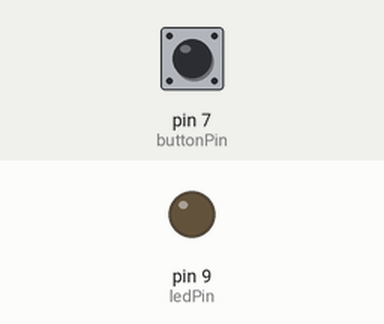
Recording of a sketch running on a simulated Arduino Mega 2560, built with avr-gcc and run on an emulated ATmega2560. On the bench: output pins drawn as LEDs (lit = HIGH). Dashed ring = blinking. Inputs (shaded band) come from the test bench; at power-on: pin 7 (buttonPin) LOW. EEPROM starts erased.

Above: at 1.2 s.
1.3 s: pin 7 (buttonPin) pulled HIGH for 1 s
At 3.0 s:
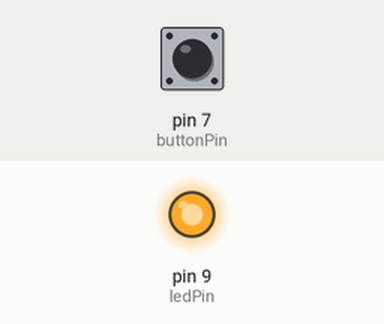
3.8 s: pin 7 (buttonPin) pulled HIGH for 0.15 s
At 4.3 s:
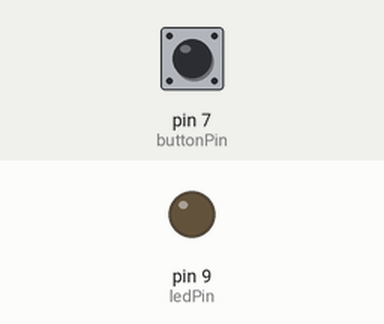
5.4 s: pin 7 (buttonPin) pulled HIGH for 3.2 s
At 5.5 s:
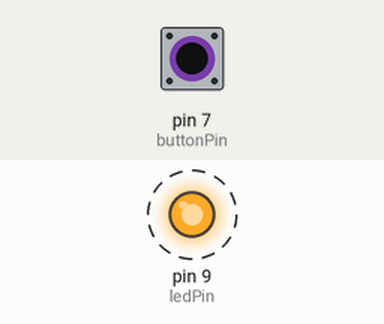
Timing chart, 0 to 9.9 s (numbered marks = the images above; inputs shaded):
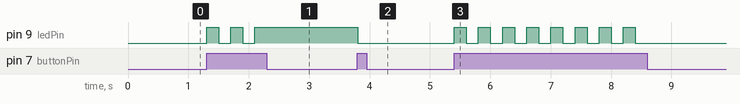

Measured:
- after the input at 1.3 s, pin 9 (ledPin): alternates HIGH for 0.20 s and LOW for 0.20 s, 5 changes in all, then stays HIGH, starting at once
- after the input at 3.8 s, pin 9 (ledPin): HIGH → LOW at once
- after the input at 5.4 s, pin 9 (ledPin): alternates HIGH for 0.20 s and LOW for 0.20 s, 16 changes in all, then stays LOW, starting at once

The sketch:

LED_with_EEPROM.ino.ino
```cpp
#include <EEPROM.h>
int buttonPin = 7;
int ledPin = 9;
int led_status;
int buttonState = 0;
byte buffmy[50];
int readDatamy = 0;

uint8_t EEPROMaddress = 1;

void setup(){
    pinMode(ledPin, OUTPUT);
    pinMode(buttonPin, INPUT);
    led_status = EEPROM.read(EEPROMaddress);
    Serial.begin(115200);
  Serial1.begin(115200);
}

void _light(){
  if(led_status == 1)
    _sw_on();
  else
    _sw_off();
}

void _switch(){
    buttonState = digitalRead(buttonPin);

    if (buttonState == HIGH){
         if (led_status == 1){
             led_status = 0;
             EEPROM.write(EEPROMaddress, led_status);
             _sw_off();
         }
         else{
             led_status = 1;
             EEPROM.write(EEPROMaddress, led_status);
             _sw_on();
         }
         delay(100);
    }
}

void _sw_on(){
  digitalWrite(ledPin, HIGH);
}

void _sw_off(){
  digitalWrite(ledPin, LOW);
}

void readmySerial() {
  delay(100);
  while (Serial1.available()) {
    buffmy[readDatamy++] = (byte)Serial1.read();
    if(readDatamy > 50){
      readDatamy = 0;
    }
  }
}

void _switch_serial(){
  if(readDatamy > 0) {
      if(buffmy[15] == '0' && buffmy[16] == '0')
      {
        if(buffmy[17] == '0'){
          led_status = 0;
          EEPROM.write(EEPROMaddress, led_status);
          _sw_off();
          Serial.print("LED OFF");
        }else{
          led_status = 1;
          EEPROM.write(EEPROMaddress, led_status);
          _sw_on();
          Serial.print("LED ON");
        }
      }
    readDatamy = 0;
  }

}

void loop(){
    _light();
    _switch();
    readmySerial();
    _switch_serial();
}
```
